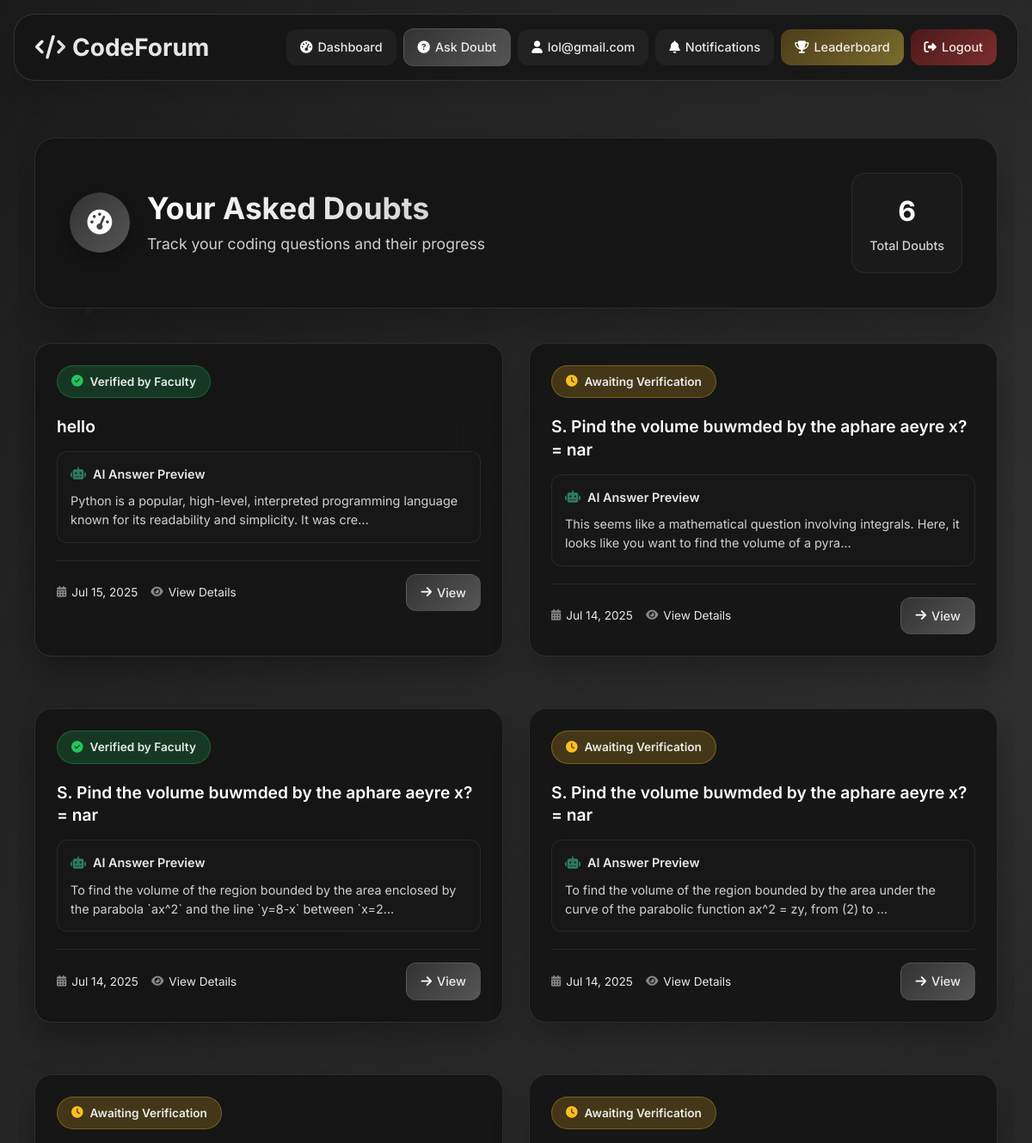
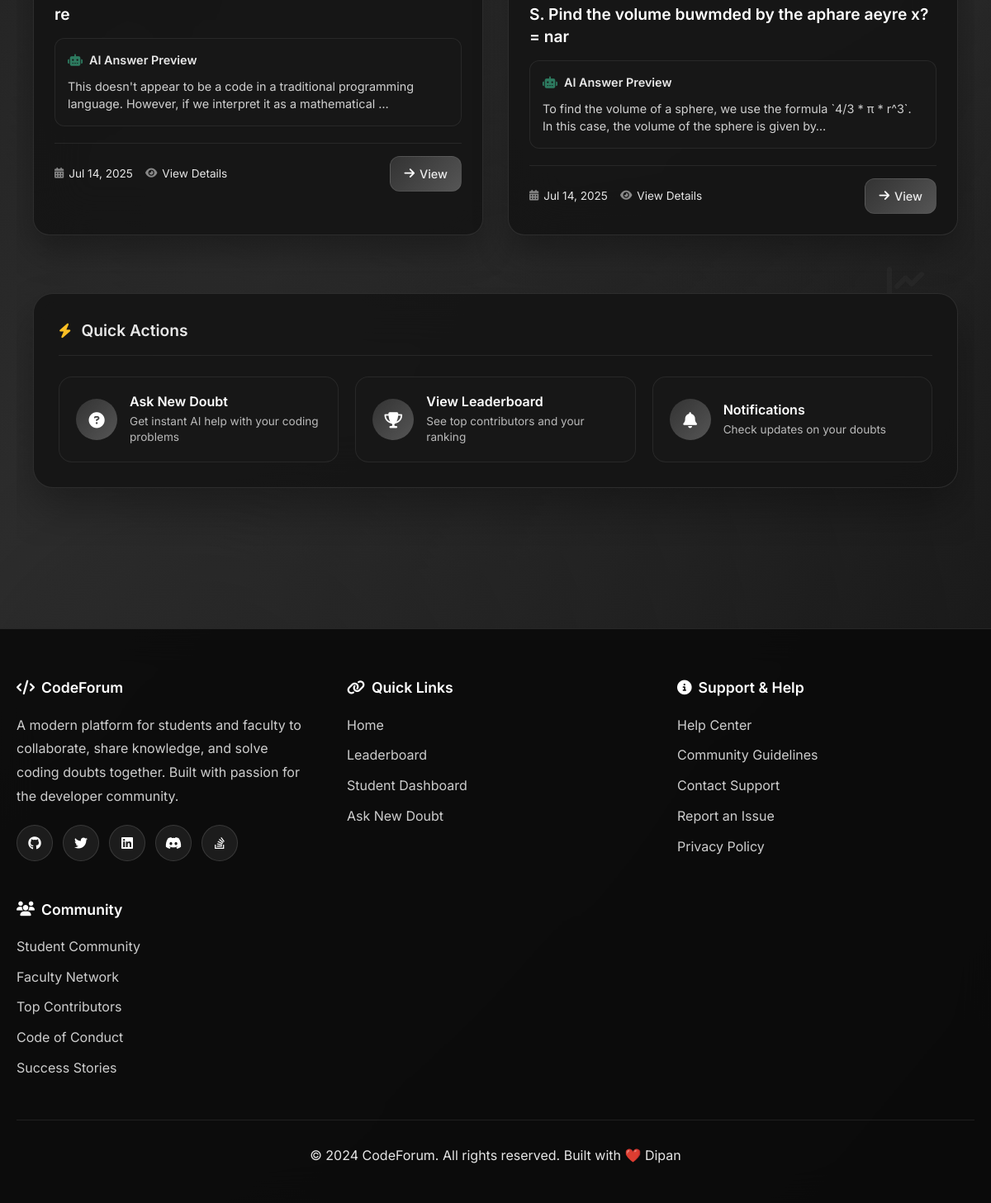
The app's page /student/ (signed in) with its own data (2 pictures, top to bottom).
### forum/models.py (models this page shows, shortened)
class User(AbstractUser):
    ROLE_CHOICES = (
        ('student', 'Student'),
        ('faculty', 'Faculty'),
    )
    DEPARTMENT_CHOICES = (
        ('CSE', 'CSE'),
        ('ECE', 'ECE'),
        ('ME', 'Mechanical'),
        ('CE', 'Civil'),
        ('EE', 'Electrical'),
    )
    YEAR_CHOICES = (
        (1, '1st Year'),
        (2, '2nd Year'),
        (3, '3rd Year'),
        (4, '4th Year'),
    )
    role = models.CharField(max_length=10, choices=ROLE_CHOICES)
    department = models.CharField(max_length=20, choices=DEPARTMENT_CHOICES)
    year = models.PositiveSmallIntegerField(choices=YEAR_CHOICES, null=True, blank=True)
    github_url = models.URLField(blank=True, null=True)
    is_verified_faculty = models.BooleanField(default=False)

class Doubt(models.Model):
    student = models.ForeignKey(User, on_delete=models.CASCADE)
    title = models.CharField(max_length=255)
    description = models.TextField()
    code_snippet = models.TextField(blank=True, null=True)
    ai_answer = models.TextField(blank=True, null=True)
    faculty_verified = models.BooleanField(default=False)
    faculty_suggestion = models.TextField(blank=True, null=True)
    created_at = models.DateTimeField(auto_now_add=True)
    categories = models.ManyToManyField(Category, blank=True)
    is_public = models.BooleanField(default=True)
    verified_by = models.ForeignKey(User, null=True, blank=True, on_delete=models.SET_NULL, related_name='verified_doubts')

### forum/views.py (the view)
# urls.py: path('student/', views.student_dashboard, name='student_dashboard'),
@login_required
@user_passes_test(lambda u: u.is_authenticated and u.role == 'student')
def student_dashboard(request):
    doubts = Doubt.objects.filter(student=request.user).order_by('-created_at')
    return render(request, 'forum/student_dashboard.html', {'doubts': doubts})

### forum/templates/forum/student_dashboard.html (shortened to what this page needs)
{% extends 'forum/base.html' %}
{% block content %}
<div class="dashboard-container fade-in">
    <div class="dashboard-wrapper">
        <div class="dashboard-header glass-card">
            <div class="header-content">
                <div class="header-left">
                    <div class="dashboard-icon">
                        <i class="fas fa-tachometer-alt"></i>
                    </div>
                    <div class="header-text">
                        <h2 class="dashboard-title">Your Asked Doubts</h2>
                        <p class="dashboard-subtitle">Track your coding questions and their progress</p>
                    </div>
                </div>
                <div class="header-stats">
                    <div class="stat-item">
                        <div class="stat-number">{{ doubts|length }}</div>
                        <div class="stat-label">Total Doubts</div>
                    </div>
                </div>
            </div>
        </div>
        <div class="doubts-grid">
            {% for doubt in doubts %}
                <div class="doubt-card glass-card slide-in">
                    <div class="doubt-card-header">
                        <div class="doubt-status">
                            {% if doubt.faculty_verified %}
                                <div class="status-badge verified">
                                    <i class="fas fa-check-circle"></i>
                                    <span>Verified by Faculty</span>
                                </div>
                            {% else %}
                                <div class="status-badge pending">
                                    <i class="fas fa-clock"></i>
                                    <span>Awaiting Verification</span>
                                </div>
                            {% endif %}
                        </div>
                    </div>
                    <div class="doubt-card-content">
                        <h3 class="doubt-card-title">
                            <a href="{% url 'view_doubt' doubt.id %}" class="doubt-link">
                                {{ doubt.title }}
                            </a>
                        </h3>
                        <div class="doubt-preview">
                            <div class="preview-header">
                                <i class="fas fa-robot"></i>
                                <span>AI Answer Preview</span>
                            </div>
                            <div class="preview-content">
                                {{ doubt.ai_answer|truncatechars:120 }}
                            </div>
                        </div>
                    </div>
                    <div class="doubt-card-footer">
                        <div class="doubt-meta">
                            <div class="meta-item">
                                <i class="fas fa-calendar-alt"></i>
                                <span>{{ doubt.created_at|date:"M d, Y" }}</span>
                            </div>
                            <div class="meta-item">
                                <i class="fas fa-eye"></i>
                                <span>View Details</span>
                            </div>
                        </div>
                        <a href="{% url 'view_doubt' doubt.id %}" class="modern-btn btn-primary view-btn">
                            <i class="fas fa-arrow-right"></i>
                            <span>View</span>
                        </a>
                    </div>
                </div>
            {% endfor %}
        </div>
        <div class="quick-actions glass-card">
            <div class="actions-header">
                <i class="fas fa-bolt"></i>
                <span>Quick Actions</span>
            </div>
            <div class="actions-grid">
                <a href="{% url 'ask_doubt' %}" class="action-item">
                    <div class="action-icon">
                        <i class="fas fa-question-circle"></i>
                    </div>
                    <div class="action-content">
                        <h4 class="action-title">Ask New Doubt</h4>
                        <p class="action-description">Get instant AI help with your coding problems</p>
                    </div>
                </a>
                <a href="{% url 'leaderboard' %}" class="action-item">
                    <div class="action-icon">
                        <i class="fas fa-trophy"></i>
                    </div>
                    <div class="action-content">
                        <h4 class="action-title">View Leaderboard</h4>
                        <p class="action-description">See top contributors and your ranking</p>
                    </div>
                </a>
                <a href="{% url 'notifications' %}" class="action-item">
                    <div class="action-icon">
                        <i class="fas fa-bell"></i>
                    </div>
                    <div class="action-content">
                        <h4 class="action-title">Notifications</h4>
                        <p class="action-description">Check updates on your doubts</p>
                    </div>
                </a>
            </div>
        </div>
    </div>
    <div class="dashboard-background-elements">
        <div class="floating-element element-1">
        </div>
        <div class="floating-element element-2">
        </div>
        <div class="floating-element element-3">
        </div>
        <div class="floating-element element-4">
            <i class="fas fa-chart-line"></i>
        </div>
        <div class="floating-element element-5">
        </div>
        <div class="floating-element element-6">
        </div>
    </div>
</div>
{% endblock %}

### forum/templates/forum/base.html (shortened to what this page needs)
<!DOCTYPE html>
<html lang="en">
<head>
    <link href="https://cdn.jsdelivr.net/npm/bootstrap@5.3.2/dist/css/bootstrap.min.css" rel="stylesheet">
    <link href="https://cdnjs.cloudflare.com/ajax/libs/font-awesome/6.4.0/css/all.min.css" rel="stylesheet">
</head>
<body>
    <nav class="modern-navbar fade-in">
        <div class="navbar-content">
            <a class="navbar-brand" href="{% url 'home' %}">
                <i class="fas fa-code"></i>
                <span>CodeForum</span>
            </a>
            <div class="navbar-actions" id="navbarActions">
                {% if user.is_authenticated %}
                    {% if user.role == "student" %}
                        <a href="{% url 'student_dashboard' %}" class="modern-btn btn-outline">
                            <i class="fas fa-tachometer-alt"></i>
                            <span>Dashboard</span>
                        </a>
                        <a href="{% url 'ask_doubt' %}" class="modern-btn btn-primary">
                            <i class="fas fa-question-circle"></i>
                            <span>Ask Doubt</span>
                        </a>
                        <a href="{% url 'student_profile' user.username %}" class="modern-btn btn-outline">
                            <i class="fas fa-user"></i>
                            <span>{{ user.username }}</span>
                        </a>
                        <a href="{% url 'notifications' %}" class="modern-btn btn-outline btn-with-badge">
                            <i class="fas fa-bell"></i>
                            <span>Notifications</span>
                        </a>
                    {% endif %}
                    <a href="{% url 'leaderboard' %}" class="modern-btn btn-warning">
                        <i class="fas fa-trophy"></i>
                        <span>Leaderboard</span>
                    </a>
                    <form method="POST" action="{% url 'logout' %}" style="display: inline;">
                        <button type="submit" class="modern-btn btn-danger">
                            <i class="fas fa-sign-out-alt"></i>
                            <span>Logout</span>
                        </button>
                    </form>
                {% endif %}
            </div>
        </div>
    </nav>
    <div class="main-content">
        <div class="content-wrapper">
            {% block content %}{% endblock %}
        </div>
    </div>
    <footer class="modern-footer">
        <div class="footer-content">
            <div class="footer-grid">
                <div class="footer-section slide-in">
                    <h4>
                        <i class="fas fa-code"></i>
                        CodeForum
                    </h4>
                    <p>A modern platform for students and faculty to collaborate, share knowledge, and solve coding doubts together. Built with passion for the developer community.</p>
                    <div class="social-links">
                        <a href="#" title="GitHub">
                            <i class="fab fa-github"></i>
                        </a>
                        <a href="#" title="Twitter">
                            <i class="fab fa-twitter"></i>
                        </a>
                        <a href="#" title="LinkedIn">
                            <i class="fab fa-linkedin"></i>
                        </a>
                        <a href="#" title="Discord">
                            <i class="fab fa-discord"></i>
                        </a>
                        <a href="#" title="Stack Overflow">
                            <i class="fab fa-stack-overflow"></i>
                        </a>
                    </div>
                </div>
                <div class="footer-section slide-in">
                    <h4>
                        <i class="fas fa-link"></i>
                        Quick Links
                    </h4>
                    <p><a href="{% url 'home' %}">Home</a></p>
                    <p><a href="{% url 'leaderboard' %}">Leaderboard</a></p>
                    {% if user.is_authenticated %}
                        {% if user.role == "student" %}
                            <p><a href="{% url 'student_dashboard' %}">Student Dashboard</a></p>
                            <p><a href="{% url 'ask_doubt' %}">Ask New Doubt</a></p>
                        {% elif user.role == "faculty" %}
                            <p><a href="{% url 'faculty_dashboard' %}">Faculty Dashboard</a></p>
                        {% endif %}
                    {% else %}
                        <p><a href="{% url 'login' %}">Login</a></p>
                        <p><a href="{% url 'signup' %}">Sign Up</a></p>
                    {% endif %}
                </div>
                <div class="footer-section slide-in">
                    <h4>
                        <i class="fas fa-info-circle"></i>
                        Support & Help
                    </h4>
                    <p><a href="#">Help Center</a></p>
                    <p><a href="#">Community Guidelines</a></p>
                    <p><a href="#">Contact Support</a></p>
                    <p><a href="#">Report an Issue</a></p>
                    <p><a href="#">Privacy Policy</a></p>
                </div>
                <div class="footer-section slide-in">
                    <h4>
                        <i class="fas fa-users"></i>
                        Community
                    </h4>
                    <p><a href="#">Student Community</a></p>
                    <p><a href="#">Faculty Network</a></p>
                    <p><a href="#">Top Contributors</a></p>
                    <p><a href="#">Code of Conduct</a></p>
                    <p><a href="#">Success Stories</a></p>
                </div>
            </div>
            <div class="footer-bottom">
                <p>&copy; 2024 CodeForum. All rights reserved. Built with ❤️ Dipan</p>
            </div>
        </div>
    </footer>
</body>
</html>

### records on screen
User: username "lol@gmail.com"
Doubt: faculty_verified True (drawn), title "hello", ai_answer "Python is a popular, high-level, interpreted programming language known for its readability and simplicity. It was cre…", created_at "Jul 15, 2025"
Doubt: faculty_verified False (drawn), title "S. Pind the volume buwmded by the aphare aeyre x? = nar", ai_answer "This seems like a mathematical question involving integrals. Here, it looks like you want to find the volume of a pyra…", created_at "Jul 14, 2025"
Doubt: faculty_verified True (drawn), title "S. Pind the volume buwmded by the aphare aeyre x? = nar", ai_answer "To find the volume of the region bounded by the area enclosed by the parabola `ax^2` and the line `y=8-x` between `x=2…", created_at "Jul 14, 2025"
Doubt: faculty_verified False (drawn), title "S. Pind the volume buwmded by the aphare aeyre x? = nar", ai_answer "To find the volume of the region bounded by the area under the curve of the parabolic function ax^2 = zy, from (2) to …", created_at "Jul 14, 2025"
Doubt: faculty_verified False (drawn), title "re", ai_answer "This doesn't appear to be a code in a traditional programming language. However, if we interpret it as a mathematical …", created_at "Jul 14, 2025"
Doubt: faculty_verified False (drawn), title "S. Pind the volume buwmded by the aphare aeyre x? = nar", ai_answer "To find the volume of a sphere, we use the formula `4/3 * π * r^3`. In this case, the volume of the sphere is given by…", created_at "Jul 14, 2025"

### other values on screen
{{ doubts|length }} "6"
